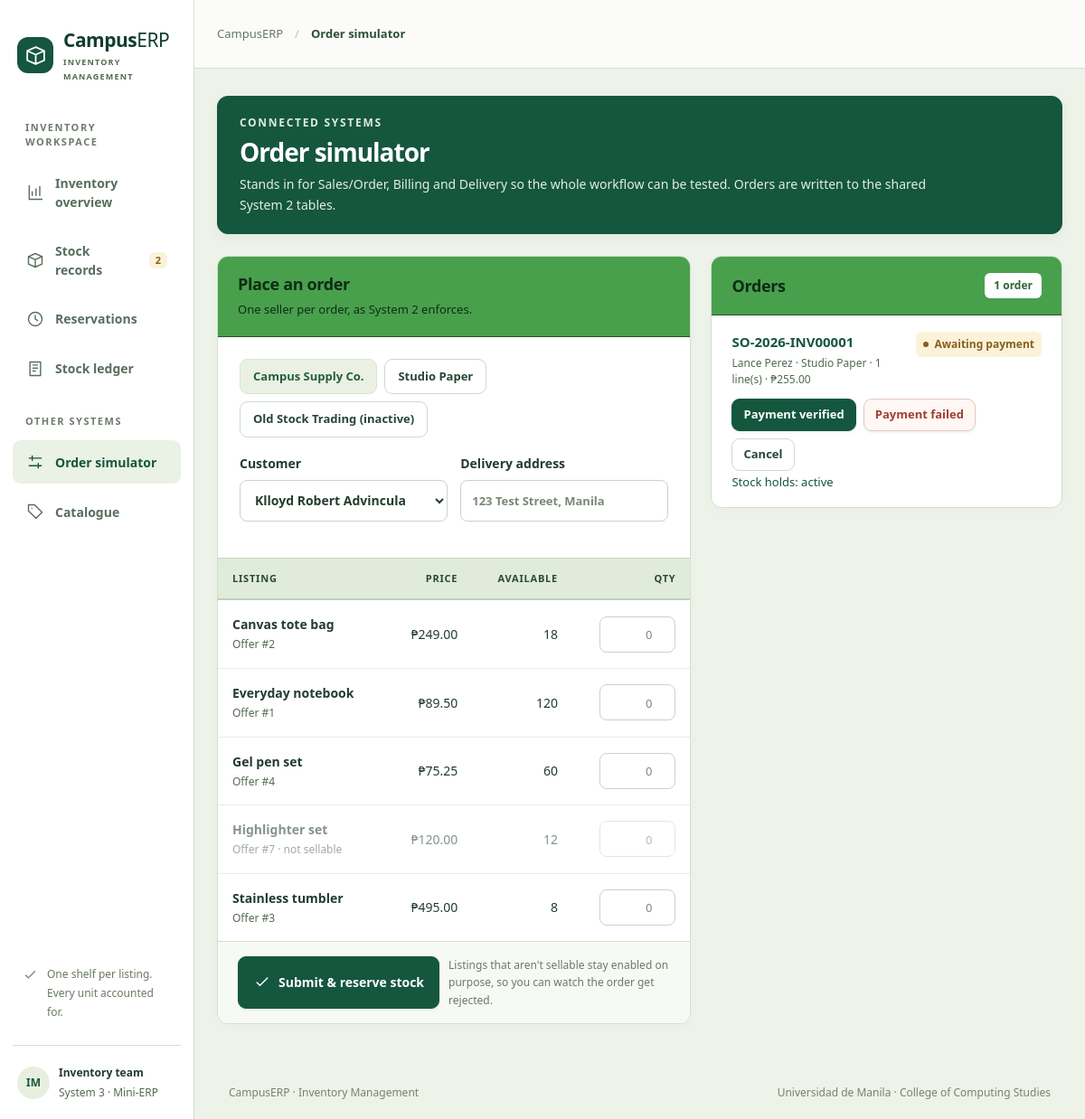
/?page=orders, run on the app's committed database.
### tables this page shows
CREATE TABLE seller (
  seller_id     INT NOT NULL AUTO_INCREMENT,
  seller_name   VARCHAR(150) NOT NULL,
  contact_email VARCHAR(255) NOT NULL,
  seller_status VARCHAR(20) NOT NULL DEFAULT 'active',
  PRIMARY KEY (seller_id),
  UNIQUE KEY uq_seller_email (contact_email),
  CONSTRAINT chk_seller_status CHECK (seller_status IN ('active','inactive'))
);

CREATE TABLE inventory (
    inventory_id      INT      NOT NULL AUTO_INCREMENT,
    offer_id          INT      NOT NULL,
    seller_id         INT      NOT NULL,
    quantity_on_hand  INT      NOT NULL DEFAULT 0,
    quantity_reserved INT      NOT NULL DEFAULT 0,
    reorder_level     INT      NOT NULL DEFAULT 0,
    created_at        DATETIME NOT NULL DEFAULT CURRENT_TIMESTAMP,
    updated_at        DATETIME NOT NULL DEFAULT CURRENT_TIMESTAMP ON UPDATE CURRENT_TIMESTAMP,
    PRIMARY KEY (inventory_id),
    UNIQUE KEY uq_inventory_offer (offer_id),
     
    CONSTRAINT fk_inventory_offer FOREIGN KEY (offer_id, seller_id)
        REFERENCES seller_offer (offer_id, seller_id),
    CONSTRAINT chk_inventory_on_hand  CHECK (quantity_on_hand >= 0),
    CONSTRAINT chk_inventory_reserved CHECK (quantity_reserved >= 0 AND quantity_reserved <= quantity_on_hand),
    CONSTRAINT chk_inventory_reorder  CHECK (reorder_level >= 0)
);

CREATE TABLE sales_order (
  order_id             INT NOT NULL AUTO_INCREMENT,
  order_number         VARCHAR(30) NOT NULL,
  customer_id          INT NOT NULL,
  seller_id            INT NOT NULL,
  submission_reference VARCHAR(100),
  order_date           DATETIME,
  order_status         VARCHAR(30) NOT NULL DEFAULT 'draft',
  order_total          DECIMAL(12,2) NOT NULL DEFAULT 0,
  recipient_name       VARCHAR(150),
  recipient_contact    VARCHAR(30),
  requested_delivery_address TEXT,
  cancellation_reason  TEXT,
  created_at           DATETIME NOT NULL DEFAULT CURRENT_TIMESTAMP,
  updated_at           DATETIME NOT NULL DEFAULT CURRENT_TIMESTAMP ON UPDATE CURRENT_TIMESTAMP,
  PRIMARY KEY (order_id),
  UNIQUE KEY uq_order_number (order_number),
  UNIQUE KEY uq_submission_reference (submission_reference),   
  UNIQUE KEY uq_order_id_seller (order_id, seller_id),
  CONSTRAINT fk_order_customer FOREIGN KEY (customer_id) REFERENCES customer (customer_id),
  CONSTRAINT fk_order_seller   FOREIGN KEY (seller_id)   REFERENCES seller (seller_id),
  CONSTRAINT chk_order_status CHECK (order_status IN ('draft','pending_stock','awaiting_payment',
    'confirmed','fulfilling','completed','cancellation_pending','cancelled')),
  CONSTRAINT chk_order_total CHECK (order_total >= 0),
  CONSTRAINT chk_submitted_complete CHECK (
    order_status IN ('draft','cancelled') OR (
      order_date IS NOT NULL AND recipient_name IS NOT NULL AND
      recipient_contact IS NOT NULL AND requested_delivery_address IS NOT NULL))
);

CREATE TABLE customer (
  customer_id    INT NOT NULL AUTO_INCREMENT,
  customer_name  VARCHAR(150) NOT NULL,
  email          VARCHAR(255),
  contact_number VARCHAR(30) NOT NULL,
  created_at     DATETIME NOT NULL DEFAULT CURRENT_TIMESTAMP,
  PRIMARY KEY (customer_id)
);

### index.php (called while the page is built, shortened)
<?php
require __DIR__ . '/src/bootstrap.php';
require __DIR__ . '/views/layout.php';

### src/bootstrap.php (called while the page is built, shortened)
<?php
require_once __DIR__ . '/InventoryService.php';
require_once __DIR__ . '/helpers.php';
$config = require __DIR__ . '/../config.php';
function db_connect(array $c, bool $withDatabase = true): PDO
{
    $dsn = "mysql:host={$c['host']};port={$c['port']};charset=utf8mb4";
    if ($withDatabase) {
        $dsn .= ";dbname={$c['name']}";
    }
    return new PDO($dsn, $c['user'], $c['pass'], [
        PDO::ATTR_ERRMODE            => PDO::ERRMODE_EXCEPTION,
        PDO::ATTR_DEFAULT_FETCH_MODE => PDO::FETCH_ASSOC,
        PDO::ATTR_EMULATE_PREPARES   => false,
    ]);
}
try {
    $db = db_connect($config['db']);
} catch (PDOException $e) {
    http_response_code(500);
    $msg = 'Cannot connect to the database "' . $config['db']['name'] . '". '
         . 'Check config.php and run database/install.php (or import schema.sql + seed.sql). '
         . 'Details: ' . $e->getMessage();
    if (PHP_SAPI === 'cli' || str_ends_with($_SERVER['SCRIPT_NAME'] ?? '', 'api.php')) {
        header('Content-Type: application/json');
        exit(json_encode(['success' => false, 'error' => $msg]));
    }
    exit('<pre style="font:14px system-ui;padding:24px;white-space:pre-wrap">' . htmlspecialchars($msg) . '</pre>');
}
$inventory = new InventoryService($db);

### src/InventoryService.php (called while the page is built, shortened)
<?php
class InventoryService
{
    public function stock(array $f = []): array
    {
        [$where, $params] = $this->filters($f, [
            'inventory_id' => 'inventory_id = ?',
            'offer_id'     => 'offer_id = ?',
            'seller_id'    => 'seller_id = ?',
            'product_id'   => 'product_id = ?',
            'status'       => 'stock_status = ?',
        ]);
        if (!empty($f['alerts'])) {
            $where[] = "stock_status IN ('low_stock', 'out_of_stock')";
        }
        $sql = 'SELECT * FROM v_inventory_stock' . ($where ? ' WHERE ' . implode(' AND ', $where) : '')
             . ' ORDER BY ' . (!empty($f['alerts']) ? 'quantity_available, ' : '') . 'product_name, seller_name';
        return $this->fetchAll($sql, $params);
    }
    public function lowStock(): array
    {
        return $this->stock(['alerts' => true]);
    }
    private function filters(array $f, array $map): array
    {
        $where = $params = [];
        foreach ($map as $key => $clause) {
            if (isset($f[$key]) && $f[$key] !== '') {
                $where[]  = $clause;
                $params[] = $f[$key];
            }
        }
        return [$where, $params];
    }
    private function run(string $sql, array $params = []): PDOStatement
    {
        $st = $this->db->prepare($sql);
        $st->execute($params);
        return $st;
    }
    private function fetchAll(string $sql, array $params = []): array
    {
        return $this->run($sql, $params)->fetchAll();
    }
}

### src/actions.php (called while the page is built, shortened)
<?php
function order_events(string $status): array
{
    return match ($status) {
        'awaiting_payment'     => ['payment_success' => 'Payment verified', 'payment_failed' => 'Payment failed', 'cancel' => 'Cancel'],
        'confirmed'            => ['dispatch' => 'Dispatch shipment', 'cancel' => 'Cancel'],
        'fulfilling'           => ['delivered' => 'Delivered', 'delivery_failed' => 'Delivery failed', 'cancel' => 'Cancel'],
        'cancellation_pending' => ['receive_return' => 'Goods received back'],
        default                => [],
    };
}

### views/orders.php (the view, shortened to what this page needs)
<?php
require_once __DIR__ . '/../src/actions.php';
$sellers   = $db->query('SELECT seller_id, seller_name, seller_status FROM seller ORDER BY seller_id')->fetchAll();
$sellerId  = int_in($_GET, 'seller') ?: (int) ($sellers[0]['seller_id'] ?? 0);
$listings  = $inventory->stock(['seller_id' => $sellerId]);
$customers = $db->query('SELECT customer_id, customer_name FROM customer ORDER BY customer_id')->fetchAll();
$orders    = $db->query(
    "SELECT o.order_id, o.order_number, o.order_status, o.order_total, o.created_at, o.cancellation_reason,
            c.customer_name, s.seller_name,
            (SELECT COUNT(*) FROM order_item i WHERE i.order_id = o.order_id) AS line_count,
            (SELECT GROUP_CONCAT(DISTINCT r.reservation_status) FROM stock_reservation r WHERE r.order_id = o.order_id) AS hold_statuses
       FROM sales_order o
       JOIN customer c ON c.customer_id = o.customer_id
       JOIN seller s   ON s.seller_id = o.seller_id
      ORDER BY o.order_id DESC
      LIMIT 50"
)->fetchAll();
?>
<?= page_head('Connected systems', 'Order simulator',
    'Stands in for Sales/Order, Billing and Delivery so the whole workflow can be tested. Orders are written to the shared System 2 tables.') ?>
<div class="grid-2 wide-left">
    <form class="panel" method="post">
        <div class="panel-head"><div><h2>Place an order</h2><p>One seller per order, as System 2 enforces.</p></div></div>
        <div class="panel-body">
            <div class="seller-pick">
                <?php foreach ($sellers as $s): ?>
                    <a class="<?= $s['seller_id'] == $sellerId ? 'active' : '' ?>" href="?page=orders&seller=<?= $s['seller_id'] ?>"><?= h($s['seller_name']) ?><?= $s['seller_status'] !== 'active' ? ' (inactive)' : '' ?></a>
                <?php endforeach; ?>
            </div>
            <div class="row">
                <label>Customer
                    <select name="customer_id"><?php foreach ($customers as $c): ?><option value="<?= $c['customer_id'] ?>"><?= h($c['customer_name']) ?></option><?php endforeach; ?></select>
                </label>
                <label>Delivery address<input name="address" placeholder="123 Test Street, Manila" maxlength="200"></label>
            </div>
        </div>
        <div class="table-wrap">
            <table>
                <thead><tr><th>Listing</th><th class="num">Price</th><th class="num">Available</th><th class="num">Qty</th></tr></thead>
                <tbody>
                <?php foreach ($listings as $l): ?>
                    <tr class="<?= $l['sellable'] ? '' : 'dim' ?>">
                        <td><strong><?= h($l['product_name']) ?></strong><small>Offer #<?= $l['offer_id'] ?><?= $l['sellable'] ? '' : ' · not sellable' ?></small></td>
                        <td class="num"><?= peso($l['selling_price']) ?></td>
                        <td class="num"><?= qty($l['quantity_available']) ?></td>
                        <td class="num"><input class="qty" type="number" min="0" name="qty[<?= $l['offer_id'] ?>]" placeholder="0"></td>
                    </tr>
                <?php endforeach; ?>
                </tbody>
            </table>
        </div>
        <div class="row-form">
            <button class="btn"><?= icon('check') ?>Submit &amp; reserve stock</button>
            <p class="hint" style="margin:0;align-self:center">Listings that aren't sellable stay enabled on purpose, so you can watch the order get rejected.</p>
        </div>
    </form>
    <section class="panel">
        <div class="panel-head"><h2>Orders</h2><span class="result-count"><?= plural(count($orders), 'order') ?></span></div>
        <div class="orders">
            <?php foreach ($orders as $o): ?>
                <div class="order">
                    <div class="order-head">
                        <div><b><?= h($o['order_number']) ?></b>
                            <small><?= h($o['customer_name']) ?> · <?= h($o['seller_name']) ?> · <?= $o['line_count'] ?> line(s) · <?= peso($o['order_total']) ?></small>
                        </div>
                        <?= badge($o['order_status']) ?>
                    </div>
                    <?php if ($events = order_events($o['order_status'])): ?>
                        <div class="order-actions">
                            <?php foreach ($events as $event => $text): ?>
                                <form method="post" class="inline">
                                    <button class="btn btn-sm <?= in_array($event, ['payment_failed', 'delivery_failed'], true) ? 'danger' : (in_array($event, ['cancel'], true) ? 'btn-ghost' : '') ?>"><?= h($text) ?></button>
                                </form>
                            <?php endforeach; ?>
                        </div>
                    <?php endif; ?>
                    <?php if ($o['hold_statuses']): ?><small><a href="?page=reservations&order_id=<?= $o['order_id'] ?>">Stock holds: <?= h(str_replace(',', ', ', $o['hold_statuses'])) ?></a></small><?php endif; ?>
                </div>
            <?php endforeach; ?>
        </div>
    </section>
</div>

### src/helpers.php (shortened to what this page needs)
<?php
function h(mixed $v): string
{
    return htmlspecialchars((string) $v, ENT_QUOTES, 'UTF-8');
}
function label(string $value): string
{
    return ucfirst(str_replace('_', ' ', $value));
}
function badge(string $status): string
{
    return '<span class="badge ' . h($status) . '"><span class="status-dot"></span>' . h(label($status)) . '</span>';
}
function icon(string $name, string $class = ''): string
{
    static $paths = [
        'chart'    => 'M4 3v18h17 M8 16v-5 M13 16V7 M18 16V4',
        'orders'   => 'M4 5h16v16H4z M8 5V3h8v2 M8 10h8 M8 14h8 M8 18h5',
        'plus'     => 'M12 5v14 M5 12h14',
        'arrow'    => 'M5 12h14 M14 7l5 5-5 5',
        'box'      => 'm3 7 9-4 9 4v10l-9 4-9-4z M3 7l9 4 9-4 M12 11v10',
        'check'    => 'm5 12 4 4 10-10',
        'card'     => 'M3 5h18v14H3z M3 9h18 M7 15h4',
        'truck'    => 'M2 6h12v12H2z M14 10h4l4 4v4h-8 M5 18a2 2 0 1 0 4 0 M16 18a2 2 0 1 0 4 0',
        'search'   => 'M10 3a7 7 0 1 0 0 14 7 7 0 0 0 0-14 M15 15l6 6',
        'chevron'  => 'm9 5 7 7-7 7',
        'clock'    => 'M12 3a9 9 0 1 0 0 18 9 9 0 0 0 0-18 M12 7v5l3 2',
        'alert'    => 'm12 3 10 18H2z M12 9v5 M12 17h.01',
        'refresh'  => 'M20 7V3l-4 4 M20 7a9 9 0 1 0 1 8',
        'back'     => 'M19 12H5 M10 7l-5 5 5 5',
        'settings' => 'M4 7h16 M4 17h16 M8 4v6 M16 14v6',
        'user'     => 'M12 3a4 4 0 1 0 0 8 4 4 0 0 0 0-8 M4 21v-3a8 8 0 0 1 16 0v3',
        'tag'      => 'M3 3h8l10 10-8 8L3 11z M7.5 7.5h.01',
        'ledger'   => 'M5 3h14v18H5z M9 7h6 M9 11h6 M9 15h3',
    ];
    return '<svg class="icon ' . h($class) . '" viewBox="0 0 24 24" fill="none" stroke="currentColor" stroke-width="1.7"'
         . ' stroke-linecap="round" stroke-linejoin="round" aria-hidden="true"><path d="' . ($paths[$name] ?? $paths['box']) . '"/></svg>';
}
function page_head(string $eyebrow, string $title, string $intro, string $aside = ''): string
{
    return '<header class="page-head"><div><div class="eyebrow">' . h(strtoupper($eyebrow)) . '</div><h1>' . h($title)
         . '</h1><p>' . h($intro) . '</p></div>' . $aside . '</header>';
}
function qty(int|float|string $n): string
{
    return number_format((float) $n);
}
function plural(int $n, string $word): string
{
    return number_format($n) . ' ' . $word . ($n === 1 ? '' : 's');
}
function peso(int|float|string $n): string
{
    return '₱' . number_format((float) $n, 2);
}
function int_in(array $src, string $key): int
{
    return (int) ($src[$key] ?? 0);
}

### data on the page
seller: seller_name "Campus Supply Co."
seller: seller_name "Studio Paper"
seller: seller_name "Old Stock Trading", seller_status "(inactive)"
inventory: product_name "Canvas tote bag", offer "2", selling_price "₱249.00", quantity_available "18"
inventory: product_name "Everyday notebook", offer "1", selling_price "₱89.50", quantity_available "120"
inventory: product_name "Gel pen set", offer "4", selling_price "₱75.25", quantity_available "60"
inventory: product_name "Highlighter set", offer "7", shows "· not sellable", selling_price "₱120.00", quantity_available "12"
inventory: product_name "Stainless tumbler", offer "3", selling_price "₱495.00", quantity_available "8"
sales_order: order_number "SO-2026-INV00001", customer.customer_name "Lance Perez", seller.seller_name "Studio Paper", line_count "1", order_total "₱255.00", order_status "Awaiting payment", order_status "Payment verified", order_status "Payment failed", order_status "Cancel", hold_statuses "active"

### other printed values
$title "Inventory overview"
$title "Stock records"
$title "Reservations"
$title "Stock ledger"
$title "Order simulator"
$title "Catalogue"
$pages[$page][0] "Order simulator"
$eyebrow "CONNECTED SYSTEMS"
$intro "Stands in for Sales/Order, Billing and Delivery so the whole workflow can be tested. Orders are written to the shared System 2 tables."
plural(count($orders), 'order') "1 order"
form field customer_id "Klloyd Robert Advincula"
